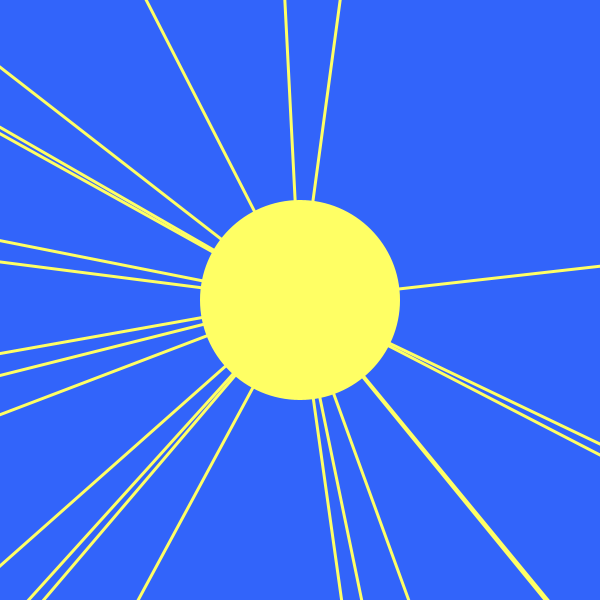
Frame 1 (no input)
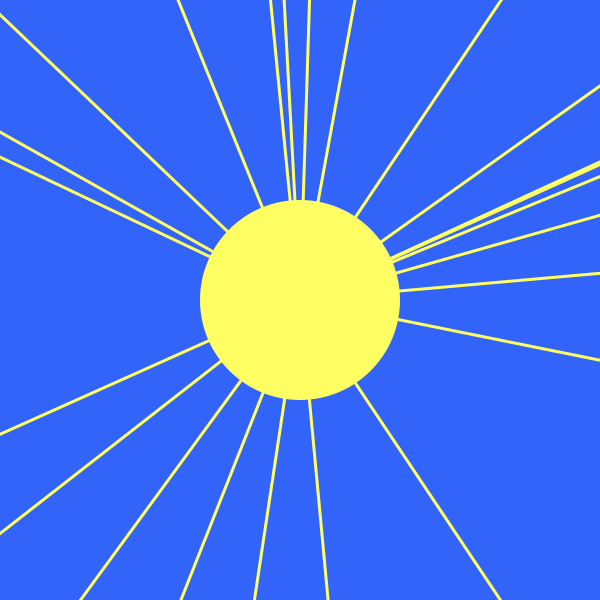
Frame 60 (the mouse pressed at the canvas centre just before this capture)
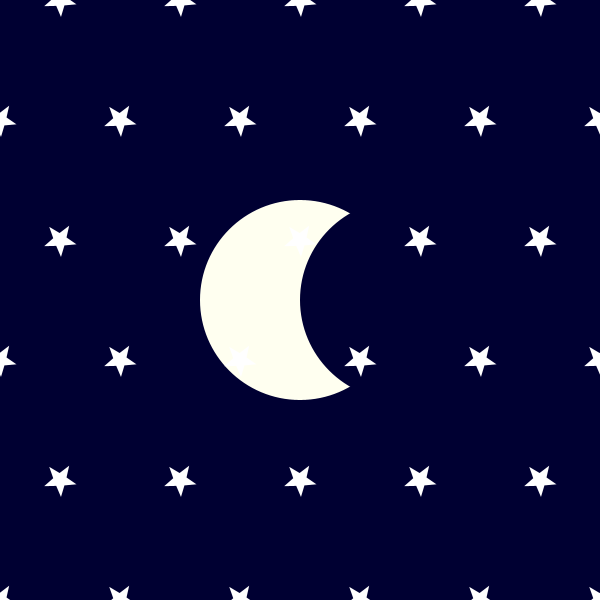
Frame 120 (the mouse held since frame 60 and released just before this capture)

The Processing sketch that drew these frames (run headless with seeded random() and noise(); from frame 60 on, the mouse is pressed at the canvas centre):

// Processing sketch: Week4_Homework_Nightime
// ── Week4_Homework_Nightime.pde
int x, y;
int size;
float dist;
boolean buttonClicked;
int xRay, yRay;

void setup(){
  size(600, 600);
  x = width/2;
  y = height/2;
  size = 200;
}

void draw(){
  
  noStroke();


  if(buttonClicked){
    drawNight();
  }else{
    drawDay();
  }

  
  
  //println(calcDistance(x,y));

}

void mousePressed(){
  if(calcDistance(x,y) <= size/2){
    buttonClicked = !buttonClicked;
  }
  
}

float calcDistance(int xPos, int yPos){
  dist = dist(mouseX, mouseY, xPos, yPos);
  return dist;
}

void drawNight(){

  frameRate(300);
  
  background(0, 0, 50);
  fill(255, 255, 240);
  ellipse(x, y, size, size);
  fill(0, 0, 50);
  ellipse(x+size/2, y, size, size);
  
  starGrid();
  pushMatrix();
  translate(width*.1, -height*.2);
  starGrid();
  popMatrix();
  pushMatrix();
  translate(width*.1, height*.2);
  starGrid();
  popMatrix();
  pushMatrix();
  translate(0, height*.4);
  starGrid();
  popMatrix();
  pushMatrix();
  translate(width*.1, height*.6);
  starGrid();
  popMatrix();
  pushMatrix();
  translate(0, height*.8);
  starGrid();
  popMatrix();
}
  
void drawDay(){
  background(50, 100, 250);
  fill(255, 255, 100);
  ellipse(x, y, size, size);
  drawRays();
}

void drawRays(){
  frameRate(3);
  stroke(255, 255, 100);
  strokeWeight(3);
  individualRay();
  individualRay();
  individualRay();
  individualRay();
  individualRay();
  individualRay();
  individualRay();
  individualRay();
  individualRay();
  individualRay();
  individualRay();
  individualRay();
  individualRay();
  individualRay();
  individualRay();
  individualRay();
  individualRay();
  individualRay();
  individualRay();
  individualRay();
  individualRay();
  individualRay();
  individualRay();
}

void individualRay(){
  pushMatrix();
  translate(width/2, height/2);
  rotate(random(0, 2*3.14));
  xRay = 10;
  yRay = 10;
  line(width/2, height/2, xRay, yRay);
  popMatrix();
}



//found this code on Processing.org
void star(float x, float y, float radius1, float radius2, int npoints) {
  fill(255);
  float angle = TWO_PI / npoints;
  float halfAngle = angle/2.0;
  beginShape();
  for (float a = 0; a < TWO_PI; a += angle) {
    float sx = x + cos(a) * radius2;
    float sy = y + sin(a) * radius2;
    vertex(sx, sy);
    sx = x + cos(a+halfAngle) * radius1;
    sy = y + sin(a+halfAngle) * radius1;
    vertex(sx, sy);
  }
  endShape(CLOSE);
}

void starGrid(){
  pushMatrix();
  translate(0, height*.2);
  rotate(frameCount/-100);
  star(0, 0, 7, 17, 5);
  popMatrix();
  
  pushMatrix();
  translate(0+width*.2, 0+height*.2);
  rotate(frameCount/-100);
  star(0, 0, 7, 17, 5);
  popMatrix();
  
  pushMatrix();
  translate(0+width*.4, 0+height*.2);
  rotate(frameCount/-100);
  star(0, 0, 7, 17, 5);
  popMatrix();
  
  pushMatrix();
  translate(0+width*.6, 0+height*.2);
  rotate(frameCount/-100);
  star(0, 0, 7, 17, 5);
  popMatrix();
  
  pushMatrix();
  translate(0+width*.8, 0+height*.2);
  rotate(frameCount/-100);
  star(0, 0, 7, 17, 5);
  popMatrix();

  pushMatrix();
  translate(0+width, 0+height*.2);
  rotate(frameCount/-100);
  star(0, 0, 7, 17, 5);
  popMatrix();
}
